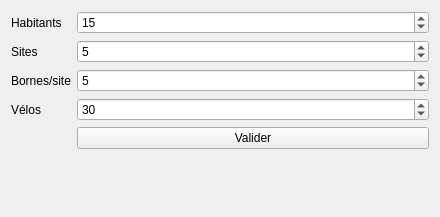
<?xml version="1.0" encoding="UTF-8"?>
<ui version="4.0">
 <class>InitWidget</class>
 <widget class="QWidget" name="InitWidget">
  <property name="geometry">
   <rect>
    <x>0</x>
    <y>0</y>
    <width>440</width>
    <height>217</height>
   </rect>
  </property>
  <property name="windowTitle">
   <string>Form</string>
  </property>
  <layout class="QVBoxLayout" name="verticalLayout">
   <item>
    <layout class="QFormLayout" name="formLayout">
     <item row="0" column="0">
      <widget class="QLabel" name="lbHabitants">
       <property name="text">
        <string>Habitants</string>
       </property>
      </widget>
     </item>
     <item row="0" column="1">
      <widget class="QSpinBox" name="sbHabitants">
       <property name="value">
        <number>15</number>
       </property>
      </widget>
     </item>
     <item row="1" column="0">
      <widget class="QLabel" name="lbSites">
       <property name="text">
        <string>Sites</string>
       </property>
      </widget>
     </item>
     <item row="1" column="1">
      <widget class="QSpinBox" name="sbSites">
       <property name="value">
        <number>5</number>
       </property>
      </widget>
     </item>
     <item row="2" column="0">
      <widget class="QLabel" name="lbBornesSite">
       <property name="text">
        <string>Bornes/site</string>
       </property>
      </widget>
     </item>
     <item row="2" column="1">
      <widget class="QSpinBox" name="sbBornesSite">
       <property name="value">
        <number>5</number>
       </property>
      </widget>
     </item>
     <item row="3" column="0">
      <widget class="QLabel" name="lbVelos">
       <property name="text">
        <string>Vélos</string>
       </property>
      </widget>
     </item>
     <item row="3" column="1">
      <widget class="QSpinBox" name="sbVelos">
       <property name="value">
        <number>30</number>
       </property>
      </widget>
     </item>
     <item row="4" column="1">
      <widget class="QPushButton" name="btValider">
       <property name="text">
        <string>Valider</string>
       </property>
      </widget>
     </item>
    </layout>
   </item>
  </layout>
 </widget>
 <resources/>
 <connections/>
</ui>
